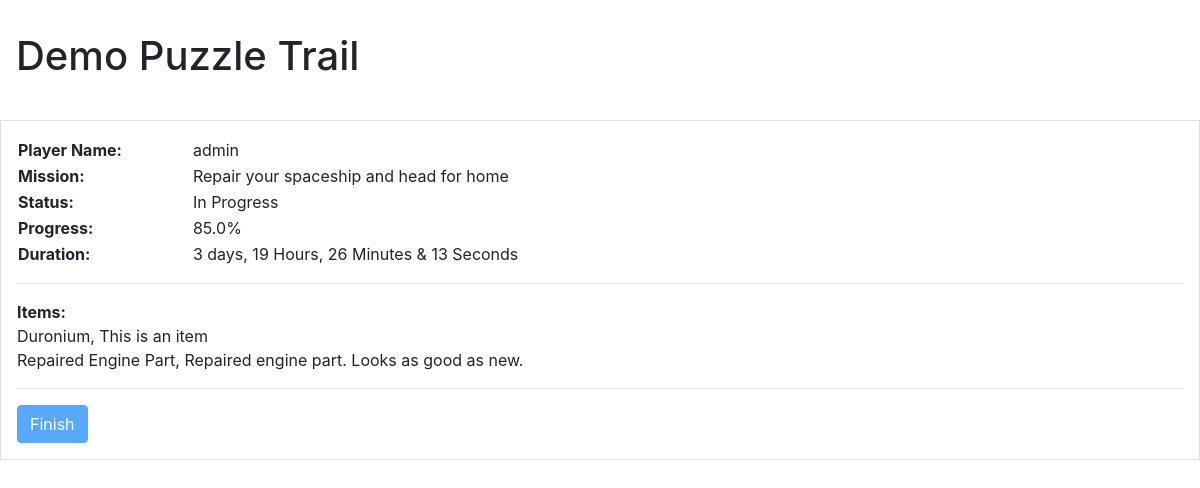
Page /game/ (signed in) on the earlier database version.
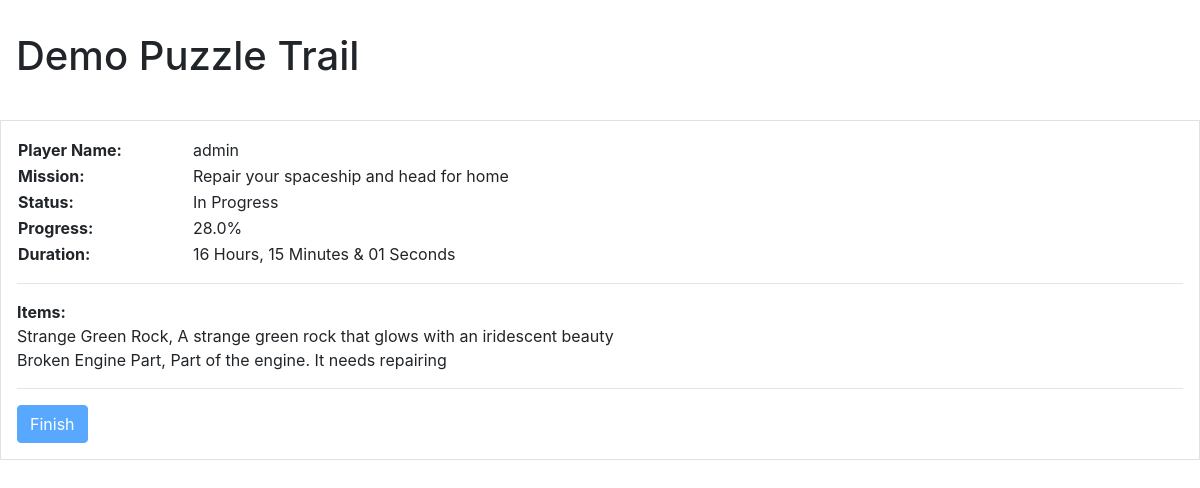
Same page on the later database version.
### trail/models.py (models this page shows, shortened)
class Game(models.Model):
    game_name = models.CharField(max_length=120)
    game_mission = models.TextField(blank=True, null=True)
    game_player = models.ForeignKey(User, null=True, on_delete=models.SET_NULL)
    game_url = models.CharField(max_length=16)
    game_start = models.DateTimeField(auto_now_add=True)
    game_inventory = models.ManyToManyField(Item, blank=True)
    game_total_items = models.IntegerField(default=0)
    game_trail = models.ForeignKey(Trail, null=True, on_delete=models.SET_NULL)
    game_duration = models.DurationField(null=True)
    game_progress = models.IntegerField(default=0)
    game_status = models.CharField(default='Not Started', max_length=20)
    game_event_list = models.ManyToManyField(Event, blank=True)
    def __str__(self):
        return self.game_name

class Item(models.Model):
    item_name = models.CharField(max_length=40, default="Item")
    item_description = models.TextField(max_length=200, default="This is an item")
    item_alt = models.CharField(max_length=40, default="This is an item")
    item_image = models.ImageField(upload_to='location_images', blank=True)

### trail/views.py (the view, shortened to what this page needs)
# urls.py: path('game/', game_main_view, name='game_main_view'),
@login_required(login_url='/login/')
def game_main_view(request): #, id):
    current_user = get_current_user(request)
    games_list = get_game_data(current_user)
    game_data = games_list[0]
    items = Item.objects.distinct().filter(game__in=games_list)
    print("You have the following items...")
    for item in items:
        print("> %s : %s" % (item.item_name, item.item_description))
    events = game_data.game_event_list.all()
    print(len(events))
    p = len(events) / game_data.game_total_items
    p1 = p * 100
    progress = round(p1, 0)
    print("Progress = %s" % progress)
    current_items = len(items)
    if current_items == game_data.game_total_items:
        trail_completed = True
    else:
        trail_completed = False
    game_duration = get_current_game_duration(game_data.game_start)
    game_duration_str = format_duration(game_duration)
    context = {
        "items": items,
        "current_items": current_items,
        "progress": progress,
        "object": game_data,
        "duration": game_duration_str,
        "complete": trail_completed,
        }
    return render(request, "game/game_main.html", context)

### trail/utility_functions.py (called while the page is built)
def get_game_data(user):
    games_list = Game.objects.filter(game_player=user).order_by('-game_start')[:1]
    print(games_list)
    game_data = games_list[0]
    print(game_data)
    print('game_data.id = %s' % game_data.id)
    print('game_data.game_player = %s' % game_data.game_player)
    print('game_data.game_name = %s' % game_data.game_name)
    print('game_data.game_mission = %s' % game_data.game_mission)
    print('game_data.game_start = %s' % game_data.game_start)
    print('game_data.game_inventory = %s' % game_data.game_inventory)
    print('game_data.game_url = %s' % game_data.game_url)
    print('game_data.game_total_items = %s' % game_data.game_total_items)
    return games_list

def get_current_user(request):
    current_user = request.user
    print('Current User = %s' % current_user)
    return current_user

def get_current_game_duration(start_time):
    now = datetime.now(timezone.utc)
    game_duration = now - start_time
    return game_duration

def format_duration(time_delta):
    td = str(time_delta).split('.')[0]
    h,m,s = re.split(':', td)
    game_duration_str = ('%s Hours, %s Minutes & %s Seconds' % (h, m, s))
    return game_duration_str

### templates/game/game_main.html (shortened to what this page needs)
{% extends 'base.html' %}
{% block heading %}Demo Puzzle Trail{% endblock %}
{% block content %}
<div class="status">
    <table style="width:50%">
      <col width="30%">
      <col width="70%">
      <tr>
          <td><b>Player Name:</b></td>
        <td>{{ user }}</td>
      </tr>
      <tr>
        <td><b>Mission:</b></td>
        <td>{{ object.game_mission  }}</td>
      </tr>
      <tr>
        <td><b>Status:</b></td>
        <td>{{ object.game_status }}</td>
      </tr>
      <tr>
      <tr>
        <td><b>Progress:</b></td>
        <td>{{ progress }}%</td>
      </tr>
      <tr>
        <td><b>Duration:</b></td>
        <td>{{ duration }} </td>
      </tr>
    </table>
    <hr>
    <p>
    <b>Items:</b><br>
        {% if current_items > 0 %}
            {% for instance in items %}
                {{ instance.item_name }}, {{ instance.item_description }}<br>
            {% endfor %}
        {% else %}
            You have no items.
        {% endif %}
    </p>
    <hr>
    {% if complete %}
        <form method="post">
            {% csrf_token %}
            <input type="submit" class="btn btn-primary" name="end_button" value="Finish"/>
        </form>
    {% else %}
        <input type="submit" name="end_button" class="btn btn-primary" value="Finish" disabled/>
    {% endif %}
</div>
{% endblock %}

Differences in the rows shown:
no longer on this page (row edited): Item: item_name "Duronium", item_description "This is an item"
no longer on this page (row unchanged): Item: item_name "Repaired Engine Part", item_description "Repaired engine part. Looks as good as new."
now on this page (row unchanged): Item: item_name "Strange Green Rock", item_description "A strange green rock that glows with an iridescent beauty"
now on this page (row unchanged): Item: item_name "Broken Engine Part", item_description "Part of the engine. It needs repairing"
Other differences:
{{ progress }}: "85.0" → "28.0"
{{ duration }}: "3 days, 19 Hours, 26 Minutes & 13 Seconds" → "16 Hours, 15 Minutes & 01 Seconds"
